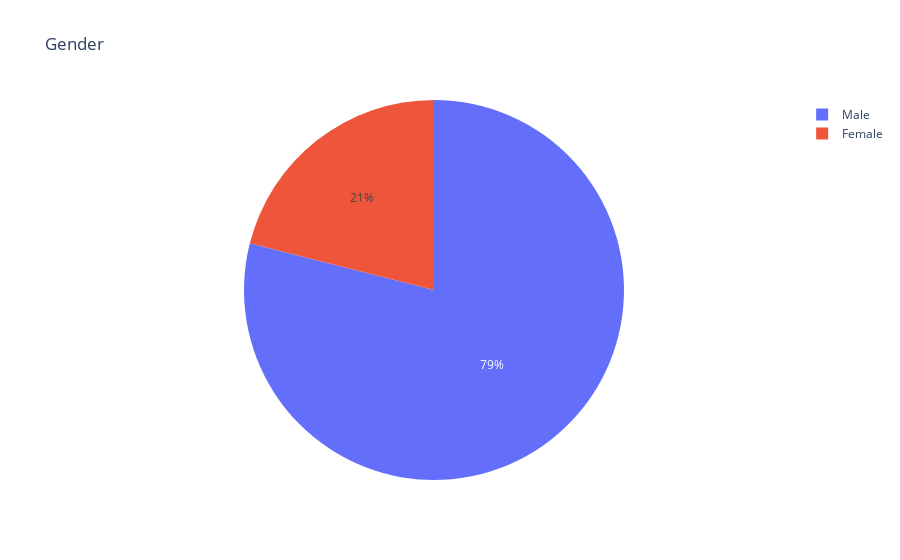

Notebook code cell kept with this figure:
### Code cell
fig= px.pie(gd,gd.index, gd.values,title ='Gender')
fig.show()

### Figure 1 — Plotly figure (JSON) as saved in the notebook; plotly's stock layout.template omitted (floating-point values rounded to 4 significant figures)
{"data": [{"domain": {"x": [0, 1], "y": [0, 1]}, "hovertemplate": "index=%{label}<br>value=%{value}<extra></extra>", "labels": ["Female", "Male"], "legendgroup": "", "name": "", "showlegend": true, "type": "pie", "values": [265, 994]}], "layout": {"legend": {"tracegroupgap": 0}, "title": {"text": "Gender"}}}
